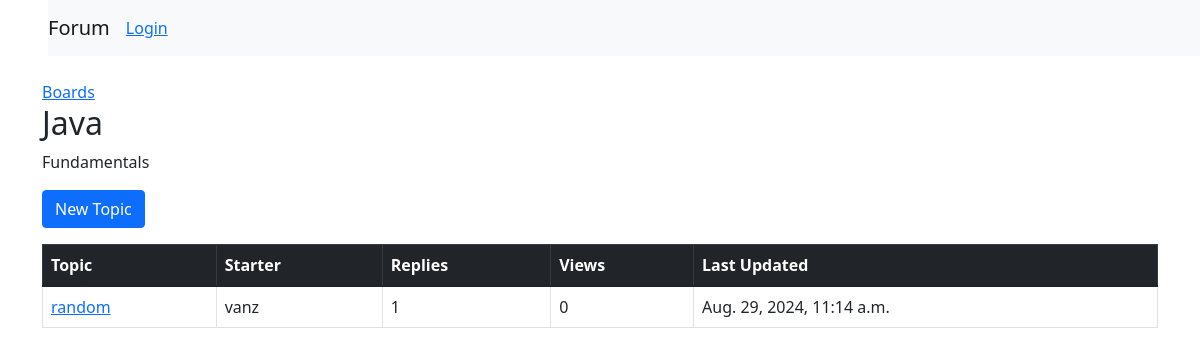
/boards/3/, run on the app's committed database.
### board/models.py (models this page shows, shortened)
class Board(models.Model):
    name = models.CharField(max_length=30, unique=True)
    description = models.CharField(max_length=100)

class Topic(models.Model):
    subject = models.CharField(max_length=255)
    last_updated = models.DateTimeField(auto_now_add=True)
    board = models.ForeignKey(Board, related_name='topics', on_delete=models.CASCADE)
    starter = models.ForeignKey(User, related_name='topics', on_delete=models.CASCADE)
    views = models.PositiveIntegerField(default=0)

### board/views.py (the view)
# urls.py: path('boards/<int:pk>/', views.board_topics, name='board_topics'),
def board_topics(request, pk):
    boards = get_object_or_404(Board, pk=pk)
    topics = boards.topics.order_by('-last_updated').annotate(replies=Count('posts'))
    return render(request, 'boards/boards.html', {'board': boards, 'topics': topics})

### templates/boards/boards.html (shortened to what this page needs)
{% extends 'base.html' %}
{% block content %}
<span>     <a href="{% url 'home' %}" class="">Boards</a>
</span>
<span> <h2> {{ board.name }}</h2> </span>
<p>{{ board.description }}</p>
<a href="{% url 'new_topic' board.pk %}" class="btn btn-primary">New Topic</a>
<table class="table table-hover table-bordered mt-3">
    <thead class="table-dark">
        <tr>
            <th>Topic</th>
            <th>Starter</th>
            <th>Replies</th>
            <th>Views</th>
            <th>Last Updated</th>
        </tr>
    </thead>
    <tbody>
        {% for topic in topics %}
          <tr>
            <td><a href="{% url 'topic_posts' board.pk topic.pk %}">{{ topic.subject }}</a></td>
            <td>{{ topic.starter.username }}</td>
            <td>{{ topic.replies }}</td>
            <td>{{ topic.views }}</td>
            <td>{{ topic.last_updated }}</td>
          </tr>
        {% endfor %}
      </tbody>
</table>
{% endblock %}

### data on the page
Board: name "Java", description "Fundamentals"
Topic: subject "random", starter.username "vanz", replies "1", views "0", last_updated "Aug. 29, 2024, 11:14 a.m."
